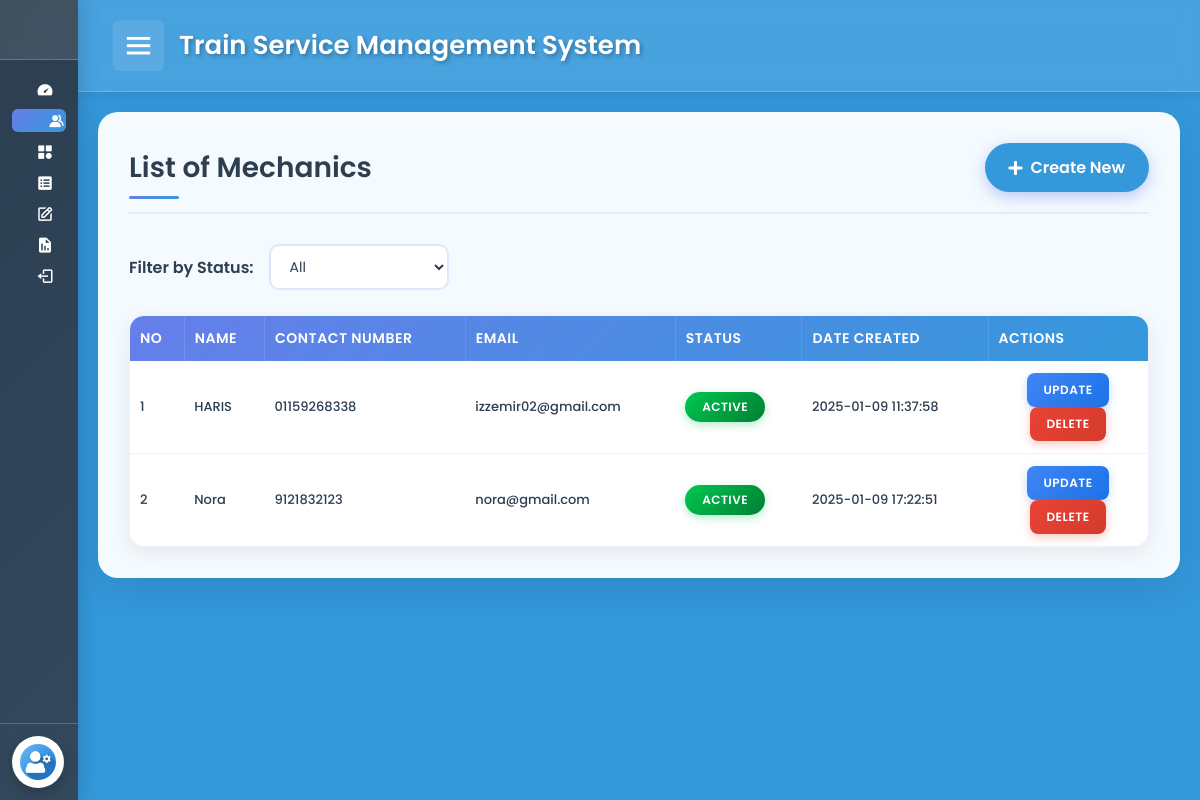
Page /train1/mechanics.php (signed in) on the committed database.
### tables this page shows
CREATE TABLE `mechanics_list` (
  `id` int(30) NOT NULL,
  `mechanic` text NOT NULL,
  `contact` varchar(50) NOT NULL,
  `email` varchar(150) NOT NULL,
  `status` tinyint(1) NOT NULL DEFAULT 1,
  `date_created` datetime NOT NULL DEFAULT current_timestamp()
);

### train1/mechanics.php (the view, shortened to what this page needs)
<?php
@include 'config.php';
$statusFilter = isset($_GET['status']) ? $_GET['status'] : 'all';
if ($statusFilter == 'active') {
    $mechanicsQuery = "SELECT * FROM mechanics_list WHERE status = 1";
} else if ($statusFilter == 'inactive') {
    $mechanicsQuery = "SELECT * FROM mechanics_list WHERE status = 0";
} else {
    $mechanicsQuery = "SELECT * FROM mechanics_list";
}
$mechanicsStmt = $pdo->prepare($mechanicsQuery);
$mechanicsStmt->execute();
$currentPage = basename($_SERVER['PHP_SELF']);
?>
<!DOCTYPE html>
<html lang="en">
<head>
    <link href="css/admin/admin.css" rel="stylesheet"/>
    <link href="css/admin/mechanic.css" rel="stylesheet"/>
    <link rel="stylesheet" href="https://cdnjs.cloudflare.com/ajax/libs/font-awesome/5.15.4/css/all.min.css" />
    <link href='https://unpkg.com/boxicons@2.0.7/css/boxicons.min.css' rel='stylesheet'>
</head>
<body>
    <div class="sidebar close">
        <div class="logo-details">
            <a href="dashboard.php">
                <img src="images/icon.png" alt="TSMS" style="padding-left: 20px; padding-right: 40px; width: 2.5rem; height: 2.5rem;">
            </a>
        </div>
        <ul class="nav-links">
            <li><a href="dashboard.php"><i class='bx bxs-tachometer'></i><span class="link_name">Dashboard</span></a></li>
            <li class="<?php echo ($currentPage == 'mechanics.php') ? 'active' : ''; ?>">
                <a href="mechanics.php"><i class='bx bxs-group'></i><span class="link_name">Mechanics</span></a>
            </li>
            <li><a href="category.php"><i class='bx bxs-category'></i><span class="link_name">Train Categories</span></a></li>
            <li><a href="service.php"><i class='bx bxs-spreadsheet'></i><span class="link_name">Service</span></a></li>
            <li><a href="service-request.php"><i class='bx bx-edit'></i><span class="link_name">Service Request</span></a></li>
            <li><a href="report.php"><i class='bx bxs-report'></i><span class="link_name">Report</span></a></li>
            <li><a href="#" id="logoutBtn"><i class='bx bx-log-out'></i><span class="link_name">Logout</span></a></li>
            <li>
                <div class="profile-details">
                    <div class="profile-content"><img src="images/user-gear.png" alt="profileImg"></div>
                </div>
            </li>
        </ul>
    </div>
    <section class="home-section">
        <div class="home-content">
            <i class='bx bx-menu'></i>
            <span class="text">Train Service Management System</span>
        </div>
        <div class="content">
            <div class="content-header">
                <h3 class="content-title">List of Mechanics</h3>
                <div class="content-tools">
                    <a href="add-mechanics.php" class="btn btn-flat btn-primary"><span class="fas fa-plus"></span> Create New</a>
                </div>
            </div>
            <div class="entries-count">
                <label for="statusFilter">Filter by Status:</label>
                <select id="statusFilter">
                    <option value="all" <?php echo ($statusFilter == 'all') ? 'selected' : ''; ?>>All</option>
                </select>
            </div>
            <div class="mechanics-table-container">
                <table class="mechanics-table">
                    <thead>
                        <tr>
                            <th>No</th>
                            <th>Name</th>
                            <th>Contact Number</th>
                            <th>Email</th>
                            <th>Status</th>
                            <th>Date Created</th>
                            <th class="actions-column">Actions</th>
                        </tr>
                    </thead>
                    <tbody>
                        <?php
                        $rowCount = 0;
                        while ($mechanic = $mechanicsStmt->fetch(PDO::FETCH_ASSOC)) {
                            $rowCount++;
                            $statusClass = ($mechanic['status'] == 1) ? 'active' : 'inactive';
                        ?>
                        <tr>
                            <td><?php echo $rowCount; ?></td>
                            <td><?php echo htmlspecialchars($mechanic['mechanic']); ?></td>
                            <td><?php echo htmlspecialchars($mechanic['contact']); ?></td>
                            <td><?php echo htmlspecialchars($mechanic['email']); ?></td>
                            <td>
                                <button class="status-btn <?php echo $statusClass; ?>" onclick="toggleStatus(<?php echo $mechanic['id']; ?>, <?php echo $mechanic['status']; ?>)">
                                    <?php echo $mechanic['status'] == 1 ? 'Active' : 'Inactive'; ?>
                                </button>
                            </td>
                            <td><?php echo htmlspecialchars($mechanic['date_created']); ?></td>
                            <td class="actions-column">
                                <button class="update-btn" onclick="window.location.href='update-mechanics.php?id=<?php echo $mechanic['id']; ?>'">Update</button>
                                <button class="delete-btn" onclick="confirmDelete(<?php echo $mechanic['id']; ?>)">Delete</button>
                            </td>
                        </tr>
                        <?php } ?>
                    </tbody>
                </table>
            </div>
        </div>
    </section>
</body>
</html>

### train1/css/admin/admin.css (style rules this page uses)
* { margin: 0; padding: 0; box-sizing: border-box; font-family: "Poppins", sans-serif; }
body { background: linear-gradient(135deg, #3498db 0%, #3498db 100%); min-height: 100vh; overflow-x: hidden; }
.sidebar { position: fixed; left: 0; top: 0; height: 100%; width: 260px; background: linear-gradient(135deg, #2c3e50 0%, #34495e 100%); z-index: 99; transition: all 0.5s ease; box-shadow: 0 0 20px rgba(0, 0, 0, 0.2); }
.sidebar.close { width: 78px; }
.sidebar .logo-details { height: 60px; align-items: center; position: relative; background: rgba(255, 255, 255, 0.1); backdrop-filter: blur(10px); border-bottom: 1px solid rgba(255, 255, 255, 0.2); }
.sidebar .nav-links { margin-top: 10px; height: calc(100% - 150px); overflow-y: auto; }
.sidebar .nav-links li { position: relative; margin: 8px 0; list-style: none; }
.sidebar .nav-links li.active { background: linear-gradient(135deg, #667eea 0%, #3498db 100%); border-radius: 6px; margin: 8px 12px; }
.sidebar .nav-links li a { display: flex; height: 100%; width: 100%; border-radius: 6px; align-items: center; text-decoration: none; transition: all 0.4s ease; background: transparent; padding: 0 20px; color: #fff; }
.sidebar .nav-links li i { min-width: 50px; text-align: center; font-size: 18px; color: #fff; }
.sidebar .profile-details { position: fixed; bottom: 0; width: 260px; display: flex; align-items: center; justify-content: space-between; background: rgba(255, 255, 255, 0.1); padding: 12px 0; transition: all 0.5s ease; backdrop-filter: blur(10px); border-top: 1px solid rgba(255, 255, 255, 0.2); }
.sidebar.close .profile-details { background: none; width: 78px; }
.sidebar .profile-details .profile-content { display: flex; cursor: pointer; align-items: center; }
.sidebar .profile-details img { height: 52px; width: 52px; object-fit: cover; border-radius: 50%; margin: 0 14px 0 12px; background: #fff; padding: 8px; box-shadow: 0 5px 15px rgba(0, 0, 0, 0.2); }
.home-section { position: relative; background: transparent; min-height: 100vh; top: 0; left: 78px; width: calc(100% - 78px); transition: all 0.5s ease; z-index: 2; }
.home-section .home-content { color: #fff; display: flex; align-items: center; flex-wrap: wrap; padding: 20px; background: rgba(255, 255, 255, 0.1); backdrop-filter: blur(10px); border-bottom: 1px solid rgba(255, 255, 255, 0.2); box-shadow: 0 2px 10px rgba(0, 0, 0, 0.1); }
.home-content .bx-menu { color: #fff; font-size: 35px; margin: 0 15px; cursor: pointer; border-radius: 6px; background: rgba(255, 255, 255, 0.1); padding: 8px; transition: all 0.3s ease; }
.home-content .text { color: #fff; font-size: 26px; font-weight: 600; text-shadow: 2px 2px 4px rgba(0, 0, 0, 0.3); }
.content { padding: 25px; background: transparent; min-height: calc(100vh - 80px); }
.content-header { margin-bottom: 30px; display: flex; justify-content: space-between; align-items: center; }
.content-title { color: #fff; font-size: 28px; font-weight: 600; text-shadow: 2px 2px 4px rgba(0, 0, 0, 0.3); position: relative; display: inline-block; }
.content-title::after { content: ''; position: absolute; bottom: -8px; left: 0; width: 60px; height: 3px; background: linear-gradient(135deg, #667eea 0%, #3498db 100%); border-radius: 2px; }

### rows in the picture
mechanics_list: mechanic "HARIS", contact "01159268338", email "izzemir02@gmail.com", status "ACTIVE", date_created "2025-01-09 11:37:58"
mechanics_list: mechanic "Nora", contact "9121832123", email "nora@gmail.com", status "ACTIVE", date_created "2025-01-09 17:22:51"
